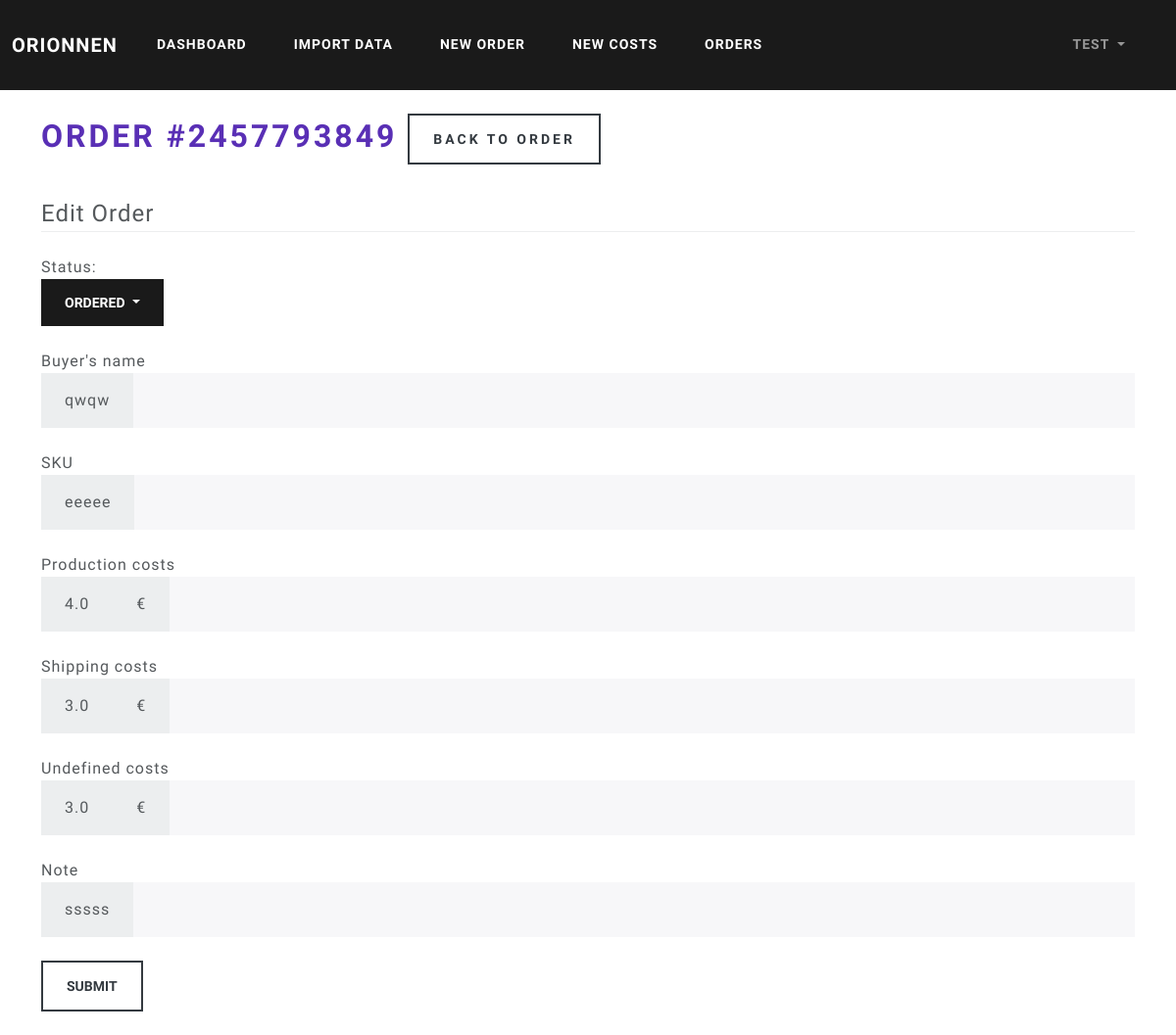
/orders/id_2457793849/edit (signed in), run on an earlier commit of the app's database.
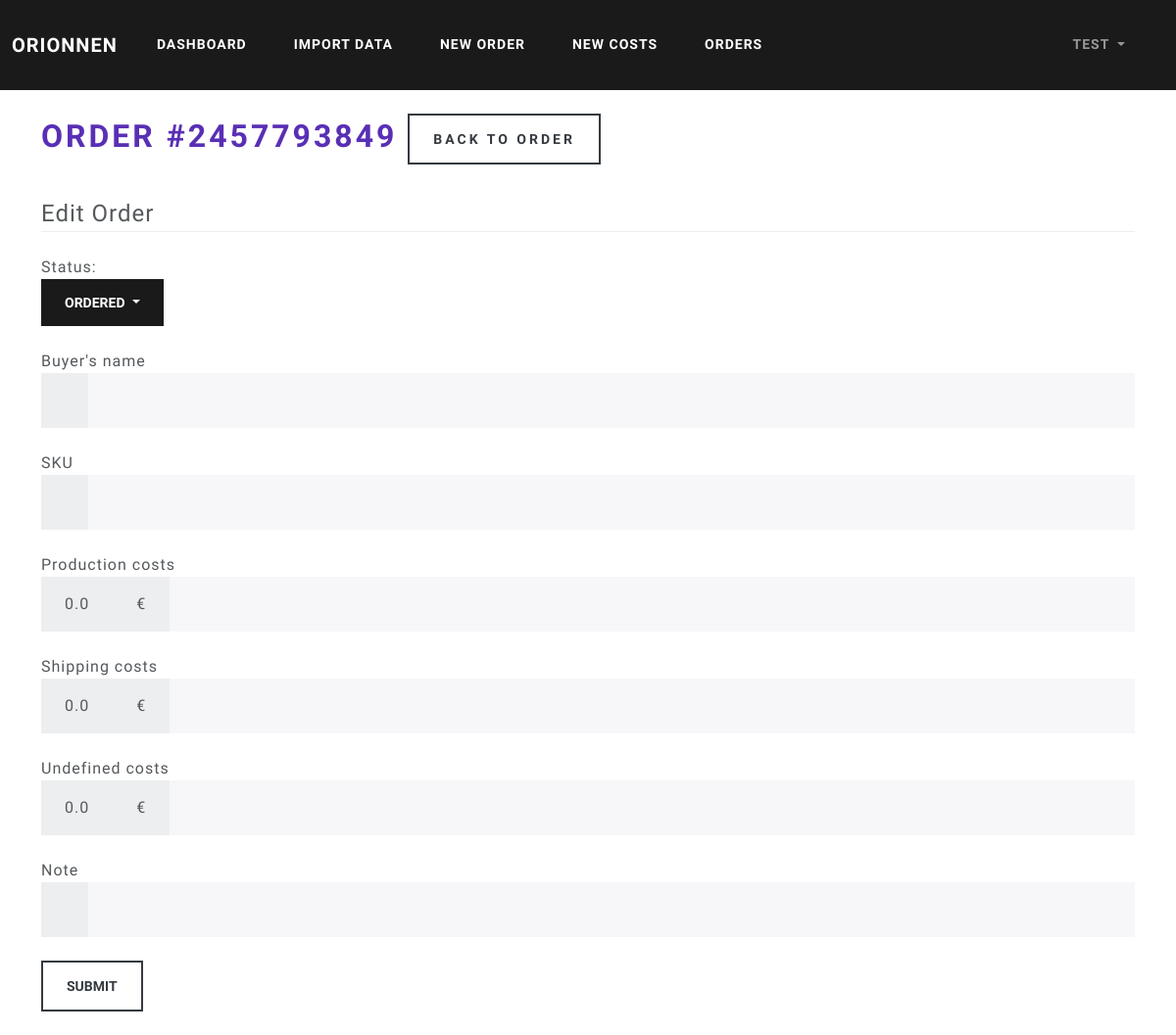
And on a later commit of the database.
### orionnen/models.py (models this page shows)
class Order(db.Model):
    id = db.Column(db.Integer, primary_key=True)
    user_id = db.Column(db.Integer, db.ForeignKey('user.id'), nullable=False)
    order_id = db.Column(db.Integer, unique=True, nullable=False)
    sku = db.Column(db.String(20), default='Not Specified')
    buyer = db.Column(db.String(20), default='Not Specified')
    date = db.Column(db.Date, nullable=False)
    note = db.Column(db.String(20), default='No Note')
    status = db.Column(db.String(20), default='Ordered')
    revenue = db.Column(db.Float, default=0)
    refund = db.Column(db.Float, default=0)
    net_revenue = db.Column(db.Float, default=0)
    proc_fee = db.Column(db.Float, default=0)
    cred_proc_fee = db.Column(db.Float, default=0)
    net_proc_fee = db.Column(db.Float, default=0)
    trans_trans_fee = db.Column(db.Float, default=0)
    cred_trans_trans_fee = db.Column(db.Float, default=0)
    ship_trans_fee = db.Column(db.Float, default=0)
    cred_ship_trans_fee = db.Column(db.Float, default=0)
    ad_fee = db.Column(db.Float, default=0)
    cred_ad_fee = db.Column(db.Float, default=0)
    net_ad_fee = db.Column(db.Float, default=0)
    vat_ad = db.Column(db.Float, default=0)
    cred_vat_ad = db.Column(db.Float, default=0)
    vat_proc_fee = db.Column(db.Float, default=0)
    cred_vat_proc_fee = db.Column(db.Float, default=0)
    vat_trans = db.Column(db.Float, default=0)
    cred_vat_trans = db.Column(db.Float, default=0)
    vat_ship_trans = db.Column(db.Float, default=0)
    cred_vat_ship_trans = db.Column(db.Float, default=0)
    tax = db.Column(db.Float, default=0)
    cred_tax = db.Column(db.Float, default=0)
    net_tax = db.Column(db.Float, default=0)
    trans_fee = db.Column(db.Float, default=0)
    cred_trans_fee = db.Column(db.Float, default=0)
    net_trans_fee = db.Column(db.Float, default=0)
    vat = db.Column(db.Float, default=0)
    cred_vat = db.Column(db.Float, default=0)
    net_vat = db.Column(db.Float, default=0)
    etsy_costs = db.Column(db.Float, default=0)
    prod_costs = db.Column(db.Float, default=0)
    ship_costs = db.Column(db.Float, default=0)
    undef_costs = db.Column(db.Float, default=0)
    other_costs = db.Column(db.Float, default=0)
    costs = db.Column(db.Float, default=0)
    profit = db.Column(db.Float, default=0)

### orionnen/routes.py (the view, shortened to what this page needs)
@app.route('/orders/id_<order_id>/edit', methods=['GET', 'POST'])
@login_required
def edit_order(order_id):
    order = Order.query.filter_by(order_id=order_id).filter_by(author=current_user).first()
    form = EditOrderForm()
    return render_template("edit_order.html", order=order, form=form)

### orionnen/forms.py
class EditOrderForm(FlaskForm):
    buyer = StringField("Buyer's name")
    sku = StringField('SKU')
    prod_costs = FloatField('Production costs', validators=[Optional()])
    ship_costs = FloatField('Shipping costs', validators=[Optional()])
    undef_costs = FloatField('Undefined costs', validators=[Optional()])
    note = StringField('Note')
    submit = SubmitField('Submit')

### orionnen/models.py (called while the page is built)
@login_manager.user_loader
def load_user(user_id):
    return User.query.get(int(user_id))

### orionnen/templates/edit_order.html (shortened to what this page needs)
{% extends "base.html" %}
{% block content %}
  <h1>
    Order #{{ order.order_id }} <a class="btn btn-outline-dark" href="{{ url_for('view_order', order_id=order.order_id) }}">Back to order</a>
  </h1><br>
  <legend class="border-bottom mb-4">Edit Order</legend>
  Status:
  <div class="dropdown">
    <button class="btn btn-primary dropdown-toggle" type="button" id="dropdownMenuButton1" data-bs-toggle="dropdown" aria-expanded="false">
      {{ order.status }}
    </button>
  </div><br>
  <div class="content-section">
    <form method="POST" action="">
      <fieldset class="form-group">
        <div class="form-group">
          {{ form.buyer.label(class="form-control-label") }}
          <div class="input-group">
            <span class="input-group-text">{{ order.buyer }}</span>
            {{ form.buyer(class='form-control form-control-lg') }}
          </div>
        </div><br>
        <div class="form-group">
          {{ form.sku.label(class="form-control-label") }}
          <div class="input-group">
            <span class="input-group-text">{{ order.sku }}</span>
          {{ form.sku(class="form-control form-control-lg") }}
          </div>
        </div><br>
        <div class="form-group">
          {{ form.prod_costs.label(class="form-control-label") }}
          <div class="input-group">
            <span class="input-group-text">{{ order.prod_costs }}</span>
            <span class="input-group-text">€</span>
            {% if form.prod_costs.errors %}
              {{ form.prod_costs(class="form-control form-control-lg is-invalid") }}
              <div class="invalid-feedback">
              {% for error in form.prod_costs.errors %}
                <span>{{ error }}</span>
              {% endfor %}
            </div>
            {% else %}
              {{ form.prod_costs(class="form-control form-control-lg") }}
            {% endif %}
          </div>
        </div><br>
        <div class="form-group">
          {{ form.ship_costs.label(class="form-control-label") }}
          <div class="input-group">
            <span class="input-group-text">{{ order.ship_costs }}</span>
            <span class="input-group-text">€</span>
            {% if form.ship_costs.errors %}
              {{ form.ship_costs(class="form-control form-control-lg is-invalid") }}
              <div class="invalid-feedback">
              {% for error in form.ship_costs.errors %}
                <span>{{ error }}</span>
              {% endfor %}
              </div>
            {% else %}
              {{ form.ship_costs(class="form-control form-control-lg") }}
            {% endif %}
          </div>
        </div><br>
        <div class="form-group">
          {{ form.undef_costs.label(class="form-control-label") }}
          <div class="input-group">
            <span class="input-group-text">{{ order.undef_costs }}</span>
            <span class="input-group-text">€</span>
            {% if form.undef_costs.errors %}
              {{ form.undef_costs(class="form-control form-control-lg is-invalid") }}
              <div class="invalid-feedback">
              {% for error in form.undef_costs.errors %}
                <span>{{ error }}</span>
              {% endfor %}
              </div>
            {% else %}
              {{ form.undef_costs(class="form-control form-control-lg") }}
            {% endif %}
          </div>
        </div><br>
        <div class="form-group">
          {{ form.note.label(class="form-control-label") }}
          <div class="input-group">
            <span class="input-group-text">{{ order.note }}</span>
            {{ form.note(class="form-control form-control-lg") }}
          </div>
        </div><br>
      </fieldset>
      <div class="form-group">
        {{ form.submit(class="btn btn-outline-dark") }}
      </div>
    </form>
  </div><br>
{% endblock %}

What changed in the data, as far as the page shows it:
changed Order "ORDERED": prod_costs "4.0" → "0.0"; ship_costs "3.0" → "0.0"; undef_costs "3.0" → "0.0"; buyer "qwqw" → (not shown); sku "eeeee" → (not shown); note "sssss" → (not shown)
